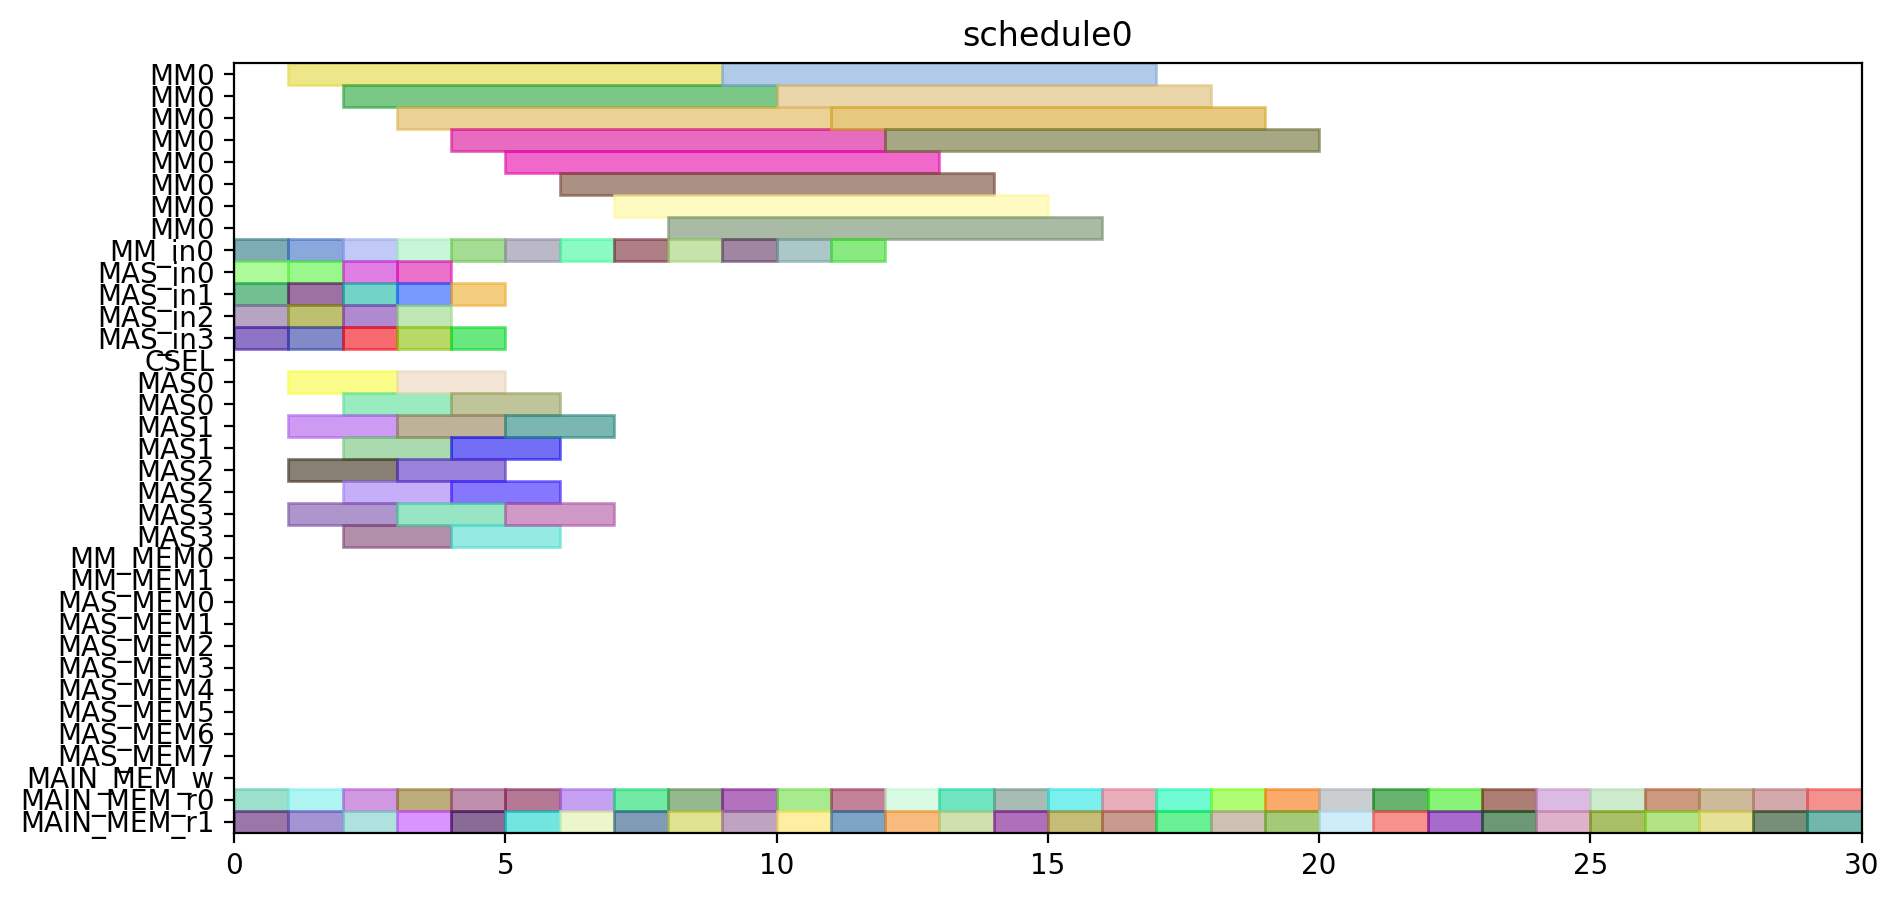

This chart was generated by the following Python code:
from pyschedule import Scenario, solvers, plotters, alt


def solve():
	horizon = 110
	S = Scenario("schedule0", horizon=horizon)

	# resource
	MM = S.Resources('MM', num=1, size=8)
	MM_in = S.Resources('MM_in', num=1)
	MAS_in = S.Resources('MAS_in', num=4)
	CSEL = S.Resource('CSEL')
	MAS = S.Resources('MAS', num=4, size=2, periods=range(1, horizon))
	MM_MEM = S.Resources('MM_MEM', num=2)
	MAS_MEM = S.Resources('MAS_MEM', num=8)
	MAIN_MEM_w = S.Resource('MAIN_MEM_w', size=1)
	MAIN_MEM_r = S.Resources('MAIN_MEM_r', num=2)

	# result of previous scheduling

	# new tasks
	c_t0_t0_t0 = S.Task('c_t0_t0_t0', length=8, delay_cost=1)
	c_t0_t0_t0 += alt(MM)
	c_t0_t0_t0_in = S.Task('c_t0_t0_t0_in', length=1, delay_cost=1)
	c_t0_t0_t0_in += alt(MM_in)
	S += c_t0_t0_t0_in*MM_in[0]<=c_t0_t0_t0*MM[0]

	c_t0_t0_t0_mem0 = S.Task('c_t0_t0_t0_mem0', length=1, delay_cost=1)
	c_t0_t0_t0_mem0 += MAIN_MEM_r[0]
	c_t0_t0_t0_mem1 = S.Task('c_t0_t0_t0_mem1', length=1, delay_cost=1)
	c_t0_t0_t0_mem1 += MAIN_MEM_r[1]
	c_t0_t0_t1 = S.Task('c_t0_t0_t1', length=8, delay_cost=1)
	c_t0_t0_t1 += alt(MM)
	c_t0_t0_t1_in = S.Task('c_t0_t0_t1_in', length=1, delay_cost=1)
	c_t0_t0_t1_in += alt(MM_in)
	S += c_t0_t0_t1_in*MM_in[0]<=c_t0_t0_t1*MM[0]

	c_t0_t0_t1_mem0 = S.Task('c_t0_t0_t1_mem0', length=1, delay_cost=1)
	c_t0_t0_t1_mem0 += MAIN_MEM_r[0]
	c_t0_t0_t1_mem1 = S.Task('c_t0_t0_t1_mem1', length=1, delay_cost=1)
	c_t0_t0_t1_mem1 += MAIN_MEM_r[1]
	c_t0_t0_t2 = S.Task('c_t0_t0_t2', length=2, delay_cost=1)
	c_t0_t0_t2 += alt(MAS)
	c_t0_t0_t2_in = S.Task('c_t0_t0_t2_in', length=1, delay_cost=1)
	c_t0_t0_t2_in += alt(MAS_in)
	S += c_t0_t0_t2_in*MAS_in[0]<=c_t0_t0_t2*MAS[0]

	S += c_t0_t0_t2_in*MAS_in[1]<=c_t0_t0_t2*MAS[1]

	S += c_t0_t0_t2_in*MAS_in[2]<=c_t0_t0_t2*MAS[2]

	S += c_t0_t0_t2_in*MAS_in[3]<=c_t0_t0_t2*MAS[3]

	c_t0_t0_t2_mem0 = S.Task('c_t0_t0_t2_mem0', length=1, delay_cost=1)
	c_t0_t0_t2_mem0 += MAIN_MEM_r[0]
	c_t0_t0_t2_mem1 = S.Task('c_t0_t0_t2_mem1', length=1, delay_cost=1)
	c_t0_t0_t2_mem1 += MAIN_MEM_r[1]
	c_t0_t0_t3 = S.Task('c_t0_t0_t3', length=2, delay_cost=1)
	c_t0_t0_t3 += alt(MAS)
	c_t0_t0_t3_in = S.Task('c_t0_t0_t3_in', length=1, delay_cost=1)
	c_t0_t0_t3_in += alt(MAS_in)
	S += c_t0_t0_t3_in*MAS_in[0]<=c_t0_t0_t3*MAS[0]

	S += c_t0_t0_t3_in*MAS_in[1]<=c_t0_t0_t3*MAS[1]

	S += c_t0_t0_t3_in*MAS_in[2]<=c_t0_t0_t3*MAS[2]

	S += c_t0_t0_t3_in*MAS_in[3]<=c_t0_t0_t3*MAS[3]

	c_t0_t0_t3_mem0 = S.Task('c_t0_t0_t3_mem0', length=1, delay_cost=1)
	c_t0_t0_t3_mem0 += MAIN_MEM_r[0]
	c_t0_t0_t3_mem1 = S.Task('c_t0_t0_t3_mem1', length=1, delay_cost=1)
	c_t0_t0_t3_mem1 += MAIN_MEM_r[1]
	c_t0_t1_t0 = S.Task('c_t0_t1_t0', length=8, delay_cost=1)
	c_t0_t1_t0 += alt(MM)
	c_t0_t1_t0_in = S.Task('c_t0_t1_t0_in', length=1, delay_cost=1)
	c_t0_t1_t0_in += alt(MM_in)
	S += c_t0_t1_t0_in*MM_in[0]<=c_t0_t1_t0*MM[0]

	c_t0_t1_t0_mem0 = S.Task('c_t0_t1_t0_mem0', length=1, delay_cost=1)
	c_t0_t1_t0_mem0 += MAIN_MEM_r[0]
	c_t0_t1_t0_mem1 = S.Task('c_t0_t1_t0_mem1', length=1, delay_cost=1)
	c_t0_t1_t0_mem1 += MAIN_MEM_r[1]
	c_t0_t1_t1 = S.Task('c_t0_t1_t1', length=8, delay_cost=1)
	c_t0_t1_t1 += alt(MM)
	c_t0_t1_t1_in = S.Task('c_t0_t1_t1_in', length=1, delay_cost=1)
	c_t0_t1_t1_in += alt(MM_in)
	S += c_t0_t1_t1_in*MM_in[0]<=c_t0_t1_t1*MM[0]

	c_t0_t1_t1_mem0 = S.Task('c_t0_t1_t1_mem0', length=1, delay_cost=1)
	c_t0_t1_t1_mem0 += MAIN_MEM_r[0]
	c_t0_t1_t1_mem1 = S.Task('c_t0_t1_t1_mem1', length=1, delay_cost=1)
	c_t0_t1_t1_mem1 += MAIN_MEM_r[1]
	c_t0_t1_t2 = S.Task('c_t0_t1_t2', length=2, delay_cost=1)
	c_t0_t1_t2 += alt(MAS)
	c_t0_t1_t2_in = S.Task('c_t0_t1_t2_in', length=1, delay_cost=1)
	c_t0_t1_t2_in += alt(MAS_in)
	S += c_t0_t1_t2_in*MAS_in[0]<=c_t0_t1_t2*MAS[0]

	S += c_t0_t1_t2_in*MAS_in[1]<=c_t0_t1_t2*MAS[1]

	S += c_t0_t1_t2_in*MAS_in[2]<=c_t0_t1_t2*MAS[2]

	S += c_t0_t1_t2_in*MAS_in[3]<=c_t0_t1_t2*MAS[3]

	c_t0_t1_t2_mem0 = S.Task('c_t0_t1_t2_mem0', length=1, delay_cost=1)
	c_t0_t1_t2_mem0 += MAIN_MEM_r[0]
	c_t0_t1_t2_mem1 = S.Task('c_t0_t1_t2_mem1', length=1, delay_cost=1)
	c_t0_t1_t2_mem1 += MAIN_MEM_r[1]
	c_t0_t1_t3 = S.Task('c_t0_t1_t3', length=2, delay_cost=1)
	c_t0_t1_t3 += alt(MAS)
	c_t0_t1_t3_in = S.Task('c_t0_t1_t3_in', length=1, delay_cost=1)
	c_t0_t1_t3_in += alt(MAS_in)
	S += c_t0_t1_t3_in*MAS_in[0]<=c_t0_t1_t3*MAS[0]

	S += c_t0_t1_t3_in*MAS_in[1]<=c_t0_t1_t3*MAS[1]

	S += c_t0_t1_t3_in*MAS_in[2]<=c_t0_t1_t3*MAS[2]

	S += c_t0_t1_t3_in*MAS_in[3]<=c_t0_t1_t3*MAS[3]

	c_t0_t1_t3_mem0 = S.Task('c_t0_t1_t3_mem0', length=1, delay_cost=1)
	c_t0_t1_t3_mem0 += MAIN_MEM_r[0]
	c_t0_t1_t3_mem1 = S.Task('c_t0_t1_t3_mem1', length=1, delay_cost=1)
	c_t0_t1_t3_mem1 += MAIN_MEM_r[1]
	c_t0_t20 = S.Task('c_t0_t20', length=2, delay_cost=1)
	c_t0_t20 += alt(MAS)
	c_t0_t20_in = S.Task('c_t0_t20_in', length=1, delay_cost=1)
	c_t0_t20_in += alt(MAS_in)
	S += c_t0_t20_in*MAS_in[0]<=c_t0_t20*MAS[0]

	S += c_t0_t20_in*MAS_in[1]<=c_t0_t20*MAS[1]

	S += c_t0_t20_in*MAS_in[2]<=c_t0_t20*MAS[2]

	S += c_t0_t20_in*MAS_in[3]<=c_t0_t20*MAS[3]

	c_t0_t20_mem0 = S.Task('c_t0_t20_mem0', length=1, delay_cost=1)
	c_t0_t20_mem0 += MAIN_MEM_r[0]
	c_t0_t20_mem1 = S.Task('c_t0_t20_mem1', length=1, delay_cost=1)
	c_t0_t20_mem1 += MAIN_MEM_r[1]
	c_t0_t21 = S.Task('c_t0_t21', length=2, delay_cost=1)
	c_t0_t21 += alt(MAS)
	c_t0_t21_in = S.Task('c_t0_t21_in', length=1, delay_cost=1)
	c_t0_t21_in += alt(MAS_in)
	S += c_t0_t21_in*MAS_in[0]<=c_t0_t21*MAS[0]

	S += c_t0_t21_in*MAS_in[1]<=c_t0_t21*MAS[1]

	S += c_t0_t21_in*MAS_in[2]<=c_t0_t21*MAS[2]

	S += c_t0_t21_in*MAS_in[3]<=c_t0_t21*MAS[3]

	c_t0_t21_mem0 = S.Task('c_t0_t21_mem0', length=1, delay_cost=1)
	c_t0_t21_mem0 += MAIN_MEM_r[0]
	c_t0_t21_mem1 = S.Task('c_t0_t21_mem1', length=1, delay_cost=1)
	c_t0_t21_mem1 += MAIN_MEM_r[1]
	c_t0_t30 = S.Task('c_t0_t30', length=2, delay_cost=1)
	c_t0_t30 += alt(MAS)
	c_t0_t30_in = S.Task('c_t0_t30_in', length=1, delay_cost=1)
	c_t0_t30_in += alt(MAS_in)
	S += c_t0_t30_in*MAS_in[0]<=c_t0_t30*MAS[0]

	S += c_t0_t30_in*MAS_in[1]<=c_t0_t30*MAS[1]

	S += c_t0_t30_in*MAS_in[2]<=c_t0_t30*MAS[2]

	S += c_t0_t30_in*MAS_in[3]<=c_t0_t30*MAS[3]

	c_t0_t30_mem0 = S.Task('c_t0_t30_mem0', length=1, delay_cost=1)
	c_t0_t30_mem0 += MAIN_MEM_r[0]
	c_t0_t30_mem1 = S.Task('c_t0_t30_mem1', length=1, delay_cost=1)
	c_t0_t30_mem1 += MAIN_MEM_r[1]
	c_t0_t31 = S.Task('c_t0_t31', length=2, delay_cost=1)
	c_t0_t31 += alt(MAS)
	c_t0_t31_in = S.Task('c_t0_t31_in', length=1, delay_cost=1)
	c_t0_t31_in += alt(MAS_in)
	S += c_t0_t31_in*MAS_in[0]<=c_t0_t31*MAS[0]

	S += c_t0_t31_in*MAS_in[1]<=c_t0_t31*MAS[1]

	S += c_t0_t31_in*MAS_in[2]<=c_t0_t31*MAS[2]

	S += c_t0_t31_in*MAS_in[3]<=c_t0_t31*MAS[3]

	c_t0_t31_mem0 = S.Task('c_t0_t31_mem0', length=1, delay_cost=1)
	c_t0_t31_mem0 += MAIN_MEM_r[0]
	c_t0_t31_mem1 = S.Task('c_t0_t31_mem1', length=1, delay_cost=1)
	c_t0_t31_mem1 += MAIN_MEM_r[1]
	c_t1_t0_t0 = S.Task('c_t1_t0_t0', length=8, delay_cost=1)
	c_t1_t0_t0 += alt(MM)
	c_t1_t0_t0_in = S.Task('c_t1_t0_t0_in', length=1, delay_cost=1)
	c_t1_t0_t0_in += alt(MM_in)
	S += c_t1_t0_t0_in*MM_in[0]<=c_t1_t0_t0*MM[0]

	c_t1_t0_t0_mem0 = S.Task('c_t1_t0_t0_mem0', length=1, delay_cost=1)
	c_t1_t0_t0_mem0 += MAIN_MEM_r[0]
	c_t1_t0_t0_mem1 = S.Task('c_t1_t0_t0_mem1', length=1, delay_cost=1)
	c_t1_t0_t0_mem1 += MAIN_MEM_r[1]
	c_t1_t0_t1 = S.Task('c_t1_t0_t1', length=8, delay_cost=1)
	c_t1_t0_t1 += alt(MM)
	c_t1_t0_t1_in = S.Task('c_t1_t0_t1_in', length=1, delay_cost=1)
	c_t1_t0_t1_in += alt(MM_in)
	S += c_t1_t0_t1_in*MM_in[0]<=c_t1_t0_t1*MM[0]

	c_t1_t0_t1_mem0 = S.Task('c_t1_t0_t1_mem0', length=1, delay_cost=1)
	c_t1_t0_t1_mem0 += MAIN_MEM_r[0]
	c_t1_t0_t1_mem1 = S.Task('c_t1_t0_t1_mem1', length=1, delay_cost=1)
	c_t1_t0_t1_mem1 += MAIN_MEM_r[1]
	c_t1_t0_t2 = S.Task('c_t1_t0_t2', length=2, delay_cost=1)
	c_t1_t0_t2 += alt(MAS)
	c_t1_t0_t2_in = S.Task('c_t1_t0_t2_in', length=1, delay_cost=1)
	c_t1_t0_t2_in += alt(MAS_in)
	S += c_t1_t0_t2_in*MAS_in[0]<=c_t1_t0_t2*MAS[0]

	S += c_t1_t0_t2_in*MAS_in[1]<=c_t1_t0_t2*MAS[1]

	S += c_t1_t0_t2_in*MAS_in[2]<=c_t1_t0_t2*MAS[2]

	S += c_t1_t0_t2_in*MAS_in[3]<=c_t1_t0_t2*MAS[3]

	c_t1_t0_t2_mem0 = S.Task('c_t1_t0_t2_mem0', length=1, delay_cost=1)
	c_t1_t0_t2_mem0 += MAIN_MEM_r[0]
	c_t1_t0_t2_mem1 = S.Task('c_t1_t0_t2_mem1', length=1, delay_cost=1)
	c_t1_t0_t2_mem1 += MAIN_MEM_r[1]
	c_t1_t0_t3 = S.Task('c_t1_t0_t3', length=2, delay_cost=1)
	c_t1_t0_t3 += alt(MAS)
	c_t1_t0_t3_in = S.Task('c_t1_t0_t3_in', length=1, delay_cost=1)
	c_t1_t0_t3_in += alt(MAS_in)
	S += c_t1_t0_t3_in*MAS_in[0]<=c_t1_t0_t3*MAS[0]

	S += c_t1_t0_t3_in*MAS_in[1]<=c_t1_t0_t3*MAS[1]

	S += c_t1_t0_t3_in*MAS_in[2]<=c_t1_t0_t3*MAS[2]

	S += c_t1_t0_t3_in*MAS_in[3]<=c_t1_t0_t3*MAS[3]

	c_t1_t0_t3_mem0 = S.Task('c_t1_t0_t3_mem0', length=1, delay_cost=1)
	c_t1_t0_t3_mem0 += MAIN_MEM_r[0]
	c_t1_t0_t3_mem1 = S.Task('c_t1_t0_t3_mem1', length=1, delay_cost=1)
	c_t1_t0_t3_mem1 += MAIN_MEM_r[1]
	c_t1_t1_t0 = S.Task('c_t1_t1_t0', length=8, delay_cost=1)
	c_t1_t1_t0 += alt(MM)
	c_t1_t1_t0_in = S.Task('c_t1_t1_t0_in', length=1, delay_cost=1)
	c_t1_t1_t0_in += alt(MM_in)
	S += c_t1_t1_t0_in*MM_in[0]<=c_t1_t1_t0*MM[0]

	c_t1_t1_t0_mem0 = S.Task('c_t1_t1_t0_mem0', length=1, delay_cost=1)
	c_t1_t1_t0_mem0 += MAIN_MEM_r[0]
	c_t1_t1_t0_mem1 = S.Task('c_t1_t1_t0_mem1', length=1, delay_cost=1)
	c_t1_t1_t0_mem1 += MAIN_MEM_r[1]
	c_t1_t1_t1 = S.Task('c_t1_t1_t1', length=8, delay_cost=1)
	c_t1_t1_t1 += alt(MM)
	c_t1_t1_t1_in = S.Task('c_t1_t1_t1_in', length=1, delay_cost=1)
	c_t1_t1_t1_in += alt(MM_in)
	S += c_t1_t1_t1_in*MM_in[0]<=c_t1_t1_t1*MM[0]

	c_t1_t1_t1_mem0 = S.Task('c_t1_t1_t1_mem0', length=1, delay_cost=1)
	c_t1_t1_t1_mem0 += MAIN_MEM_r[0]
	c_t1_t1_t1_mem1 = S.Task('c_t1_t1_t1_mem1', length=1, delay_cost=1)
	c_t1_t1_t1_mem1 += MAIN_MEM_r[1]
	c_t1_t1_t2 = S.Task('c_t1_t1_t2', length=2, delay_cost=1)
	c_t1_t1_t2 += alt(MAS)
	c_t1_t1_t2_in = S.Task('c_t1_t1_t2_in', length=1, delay_cost=1)
	c_t1_t1_t2_in += alt(MAS_in)
	S += c_t1_t1_t2_in*MAS_in[0]<=c_t1_t1_t2*MAS[0]

	S += c_t1_t1_t2_in*MAS_in[1]<=c_t1_t1_t2*MAS[1]

	S += c_t1_t1_t2_in*MAS_in[2]<=c_t1_t1_t2*MAS[2]

	S += c_t1_t1_t2_in*MAS_in[3]<=c_t1_t1_t2*MAS[3]

	c_t1_t1_t2_mem0 = S.Task('c_t1_t1_t2_mem0', length=1, delay_cost=1)
	c_t1_t1_t2_mem0 += MAIN_MEM_r[0]
	c_t1_t1_t2_mem1 = S.Task('c_t1_t1_t2_mem1', length=1, delay_cost=1)
	c_t1_t1_t2_mem1 += MAIN_MEM_r[1]
	c_t1_t1_t3 = S.Task('c_t1_t1_t3', length=2, delay_cost=1)
	c_t1_t1_t3 += alt(MAS)
	c_t1_t1_t3_in = S.Task('c_t1_t1_t3_in', length=1, delay_cost=1)
	c_t1_t1_t3_in += alt(MAS_in)
	S += c_t1_t1_t3_in*MAS_in[0]<=c_t1_t1_t3*MAS[0]

	S += c_t1_t1_t3_in*MAS_in[1]<=c_t1_t1_t3*MAS[1]

	S += c_t1_t1_t3_in*MAS_in[2]<=c_t1_t1_t3*MAS[2]

	S += c_t1_t1_t3_in*MAS_in[3]<=c_t1_t1_t3*MAS[3]

	c_t1_t1_t3_mem0 = S.Task('c_t1_t1_t3_mem0', length=1, delay_cost=1)
	c_t1_t1_t3_mem0 += MAIN_MEM_r[0]
	c_t1_t1_t3_mem1 = S.Task('c_t1_t1_t3_mem1', length=1, delay_cost=1)
	c_t1_t1_t3_mem1 += MAIN_MEM_r[1]
	c_t1_t20 = S.Task('c_t1_t20', length=2, delay_cost=1)
	c_t1_t20 += alt(MAS)
	c_t1_t20_in = S.Task('c_t1_t20_in', length=1, delay_cost=1)
	c_t1_t20_in += alt(MAS_in)
	S += c_t1_t20_in*MAS_in[0]<=c_t1_t20*MAS[0]

	S += c_t1_t20_in*MAS_in[1]<=c_t1_t20*MAS[1]

	S += c_t1_t20_in*MAS_in[2]<=c_t1_t20*MAS[2]

	S += c_t1_t20_in*MAS_in[3]<=c_t1_t20*MAS[3]

	c_t1_t20_mem0 = S.Task('c_t1_t20_mem0', length=1, delay_cost=1)
	c_t1_t20_mem0 += MAIN_MEM_r[0]
	c_t1_t20_mem1 = S.Task('c_t1_t20_mem1', length=1, delay_cost=1)
	c_t1_t20_mem1 += MAIN_MEM_r[1]
	c_t1_t21 = S.Task('c_t1_t21', length=2, delay_cost=1)
	c_t1_t21 += alt(MAS)
	c_t1_t21_in = S.Task('c_t1_t21_in', length=1, delay_cost=1)
	c_t1_t21_in += alt(MAS_in)
	S += c_t1_t21_in*MAS_in[0]<=c_t1_t21*MAS[0]

	S += c_t1_t21_in*MAS_in[1]<=c_t1_t21*MAS[1]

	S += c_t1_t21_in*MAS_in[2]<=c_t1_t21*MAS[2]

	S += c_t1_t21_in*MAS_in[3]<=c_t1_t21*MAS[3]

	c_t1_t21_mem0 = S.Task('c_t1_t21_mem0', length=1, delay_cost=1)
	c_t1_t21_mem0 += MAIN_MEM_r[0]
	c_t1_t21_mem1 = S.Task('c_t1_t21_mem1', length=1, delay_cost=1)
	c_t1_t21_mem1 += MAIN_MEM_r[1]
	c_t1_t30 = S.Task('c_t1_t30', length=2, delay_cost=1)
	c_t1_t30 += alt(MAS)
	c_t1_t30_in = S.Task('c_t1_t30_in', length=1, delay_cost=1)
	c_t1_t30_in += alt(MAS_in)
	S += c_t1_t30_in*MAS_in[0]<=c_t1_t30*MAS[0]

	S += c_t1_t30_in*MAS_in[1]<=c_t1_t30*MAS[1]

	S += c_t1_t30_in*MAS_in[2]<=c_t1_t30*MAS[2]

	S += c_t1_t30_in*MAS_in[3]<=c_t1_t30*MAS[3]

	c_t1_t30_mem0 = S.Task('c_t1_t30_mem0', length=1, delay_cost=1)
	c_t1_t30_mem0 += MAIN_MEM_r[0]
	c_t1_t30_mem1 = S.Task('c_t1_t30_mem1', length=1, delay_cost=1)
	c_t1_t30_mem1 += MAIN_MEM_r[1]
	c_t1_t31 = S.Task('c_t1_t31', length=2, delay_cost=1)
	c_t1_t31 += alt(MAS)
	c_t1_t31_in = S.Task('c_t1_t31_in', length=1, delay_cost=1)
	c_t1_t31_in += alt(MAS_in)
	S += c_t1_t31_in*MAS_in[0]<=c_t1_t31*MAS[0]

	S += c_t1_t31_in*MAS_in[1]<=c_t1_t31*MAS[1]

	S += c_t1_t31_in*MAS_in[2]<=c_t1_t31*MAS[2]

	S += c_t1_t31_in*MAS_in[3]<=c_t1_t31*MAS[3]

	c_t1_t31_mem0 = S.Task('c_t1_t31_mem0', length=1, delay_cost=1)
	c_t1_t31_mem0 += MAIN_MEM_r[0]
	c_t1_t31_mem1 = S.Task('c_t1_t31_mem1', length=1, delay_cost=1)
	c_t1_t31_mem1 += MAIN_MEM_r[1]
	c_t2_t0_t0 = S.Task('c_t2_t0_t0', length=8, delay_cost=1)
	c_t2_t0_t0 += alt(MM)
	c_t2_t0_t0_in = S.Task('c_t2_t0_t0_in', length=1, delay_cost=1)
	c_t2_t0_t0_in += alt(MM_in)
	S += c_t2_t0_t0_in*MM_in[0]<=c_t2_t0_t0*MM[0]

	c_t2_t0_t0_mem0 = S.Task('c_t2_t0_t0_mem0', length=1, delay_cost=1)
	c_t2_t0_t0_mem0 += MAIN_MEM_r[0]
	c_t2_t0_t0_mem1 = S.Task('c_t2_t0_t0_mem1', length=1, delay_cost=1)
	c_t2_t0_t0_mem1 += MAIN_MEM_r[1]
	c_t2_t0_t1 = S.Task('c_t2_t0_t1', length=8, delay_cost=1)
	c_t2_t0_t1 += alt(MM)
	c_t2_t0_t1_in = S.Task('c_t2_t0_t1_in', length=1, delay_cost=1)
	c_t2_t0_t1_in += alt(MM_in)
	S += c_t2_t0_t1_in*MM_in[0]<=c_t2_t0_t1*MM[0]

	c_t2_t0_t1_mem0 = S.Task('c_t2_t0_t1_mem0', length=1, delay_cost=1)
	c_t2_t0_t1_mem0 += MAIN_MEM_r[0]
	c_t2_t0_t1_mem1 = S.Task('c_t2_t0_t1_mem1', length=1, delay_cost=1)
	c_t2_t0_t1_mem1 += MAIN_MEM_r[1]
	c_t2_t0_t2 = S.Task('c_t2_t0_t2', length=2, delay_cost=1)
	c_t2_t0_t2 += alt(MAS)
	c_t2_t0_t2_in = S.Task('c_t2_t0_t2_in', length=1, delay_cost=1)
	c_t2_t0_t2_in += alt(MAS_in)
	S += c_t2_t0_t2_in*MAS_in[0]<=c_t2_t0_t2*MAS[0]

	S += c_t2_t0_t2_in*MAS_in[1]<=c_t2_t0_t2*MAS[1]

	S += c_t2_t0_t2_in*MAS_in[2]<=c_t2_t0_t2*MAS[2]

	S += c_t2_t0_t2_in*MAS_in[3]<=c_t2_t0_t2*MAS[3]

	c_t2_t0_t2_mem0 = S.Task('c_t2_t0_t2_mem0', length=1, delay_cost=1)
	c_t2_t0_t2_mem0 += MAIN_MEM_r[0]
	c_t2_t0_t2_mem1 = S.Task('c_t2_t0_t2_mem1', length=1, delay_cost=1)
	c_t2_t0_t2_mem1 += MAIN_MEM_r[1]
	c_t2_t0_t3 = S.Task('c_t2_t0_t3', length=2, delay_cost=1)
	c_t2_t0_t3 += alt(MAS)
	c_t2_t0_t3_in = S.Task('c_t2_t0_t3_in', length=1, delay_cost=1)
	c_t2_t0_t3_in += alt(MAS_in)
	S += c_t2_t0_t3_in*MAS_in[0]<=c_t2_t0_t3*MAS[0]

	S += c_t2_t0_t3_in*MAS_in[1]<=c_t2_t0_t3*MAS[1]

	S += c_t2_t0_t3_in*MAS_in[2]<=c_t2_t0_t3*MAS[2]

	S += c_t2_t0_t3_in*MAS_in[3]<=c_t2_t0_t3*MAS[3]

	c_t2_t0_t3_mem0 = S.Task('c_t2_t0_t3_mem0', length=1, delay_cost=1)
	c_t2_t0_t3_mem0 += MAIN_MEM_r[0]
	c_t2_t0_t3_mem1 = S.Task('c_t2_t0_t3_mem1', length=1, delay_cost=1)
	c_t2_t0_t3_mem1 += MAIN_MEM_r[1]
	c_t2_t1_t0 = S.Task('c_t2_t1_t0', length=8, delay_cost=1)
	c_t2_t1_t0 += alt(MM)
	c_t2_t1_t0_in = S.Task('c_t2_t1_t0_in', length=1, delay_cost=1)
	c_t2_t1_t0_in += alt(MM_in)
	S += c_t2_t1_t0_in*MM_in[0]<=c_t2_t1_t0*MM[0]

	c_t2_t1_t0_mem0 = S.Task('c_t2_t1_t0_mem0', length=1, delay_cost=1)
	c_t2_t1_t0_mem0 += MAIN_MEM_r[0]
	c_t2_t1_t0_mem1 = S.Task('c_t2_t1_t0_mem1', length=1, delay_cost=1)
	c_t2_t1_t0_mem1 += MAIN_MEM_r[1]
	c_t2_t1_t1 = S.Task('c_t2_t1_t1', length=8, delay_cost=1)
	c_t2_t1_t1 += alt(MM)
	c_t2_t1_t1_in = S.Task('c_t2_t1_t1_in', length=1, delay_cost=1)
	c_t2_t1_t1_in += alt(MM_in)
	S += c_t2_t1_t1_in*MM_in[0]<=c_t2_t1_t1*MM[0]

	c_t2_t1_t1_mem0 = S.Task('c_t2_t1_t1_mem0', length=1, delay_cost=1)
	c_t2_t1_t1_mem0 += MAIN_MEM_r[0]
	c_t2_t1_t1_mem1 = S.Task('c_t2_t1_t1_mem1', length=1, delay_cost=1)
	c_t2_t1_t1_mem1 += MAIN_MEM_r[1]
	solvers.mip.solve(S,msg=1,kind='CPLEX',ratio_gap=1.01)

	solution = [['hoge']*len(S.solution()[1]) for i in range(len(S.solution()))]
	for i in range(len(S.solution())):
		for j in range(len(S.solution()[i])):
			solution[i][j]=str(S.solution()[i][j])
	print(solution)

	cycles = int(solution[-1][3])

	pic_file_name = "/home/mfukuda/ABE/multiRAM_multiMAS_16mux/scheduling_result/stage8MM1_stage2MAS4/MUL/schedule0.png"
	if(S.solution() != []):
		plotters.matplotlib.plot(S,img_filename=pic_file_name, show_task_labels=False, fig_size=(cycles*0.25+3, 5))

	return solution
